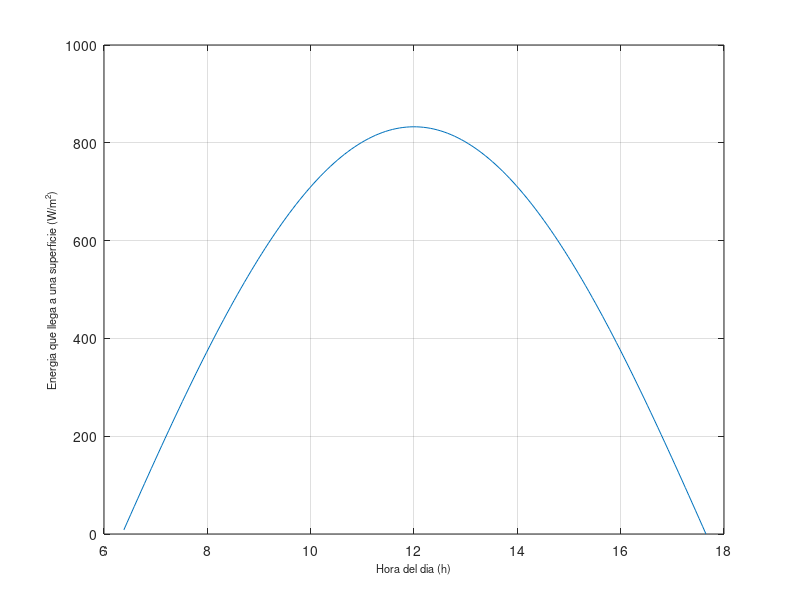

MATLAB code for this plot: (Note: this script raises an error after producing the figure.)
 lat=16.75;
  n=310;
  for i=1:1
ad=23.5*sind(360*(284+n)/365);
dia=(2/15)*acosd(-tand(lat)*tand(ad));
H=-dia*60/8:dia*60/8;
h=asind(sind(ad)*sind(lat)+cosd(ad)*cosd(lat)*cosd(H));
I=1000*sind(h);
Horas=12-H*4/60;
tam=size(Horas,2);
Ip=(sum(I)/size(I,2))*Horas(tam)/1000


plot (Horas,I);grid on;hold on;
Insolacion=trapz(Horas,I)
xlabel('Hora del dia (h)','FontSize',8);
ylabel('Energia que llega a una superficie (W/m^2)','FontSize',8)
n=n+92;
  end
  Figure
  plot (Horas,h);grid on;
xlabel('Hora del dia (h)','FontSize',8);
ylabel('Angulo que forma la altura del sol con el horizonte','FontSize',8);
